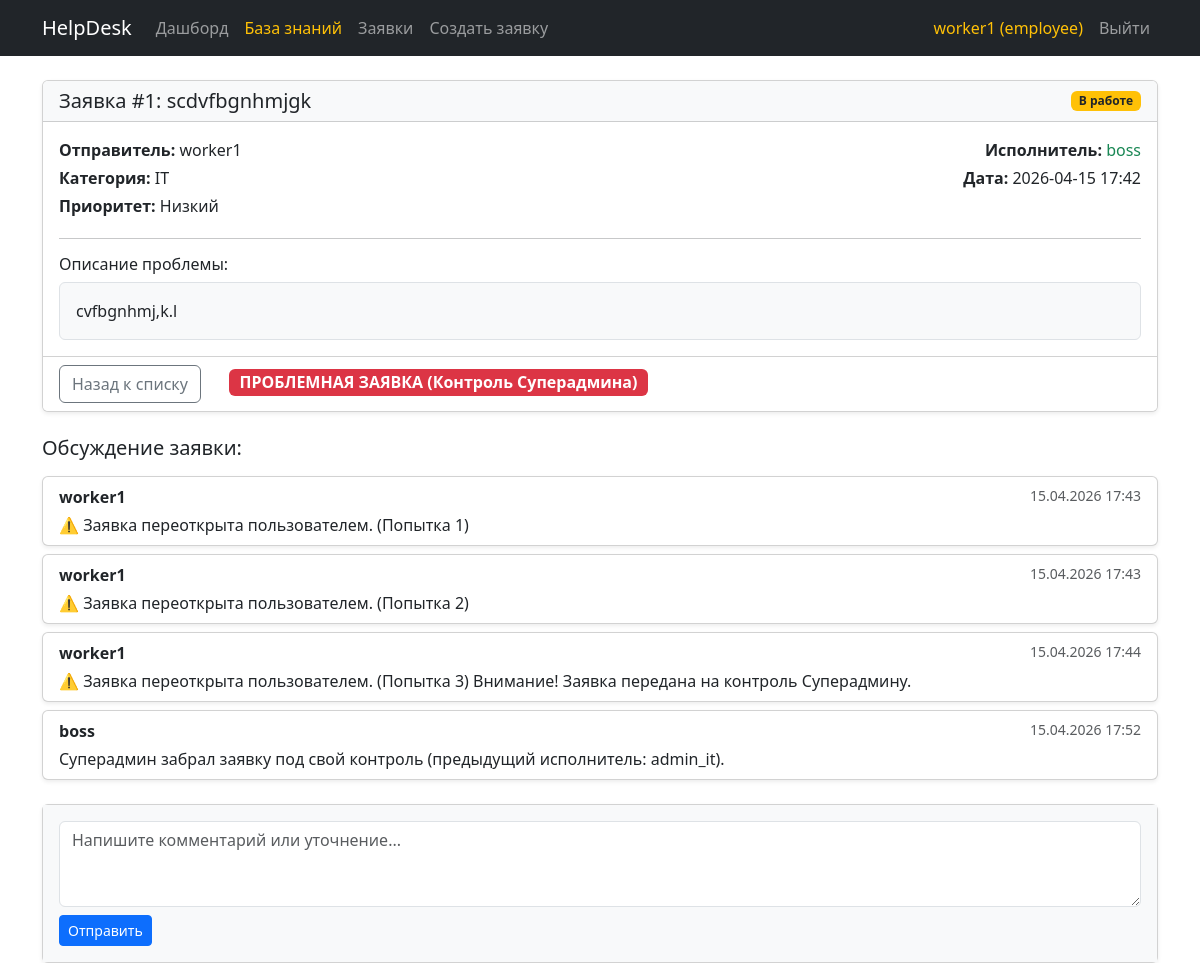
Before: /tickets/1 (signed in) with the older database file.
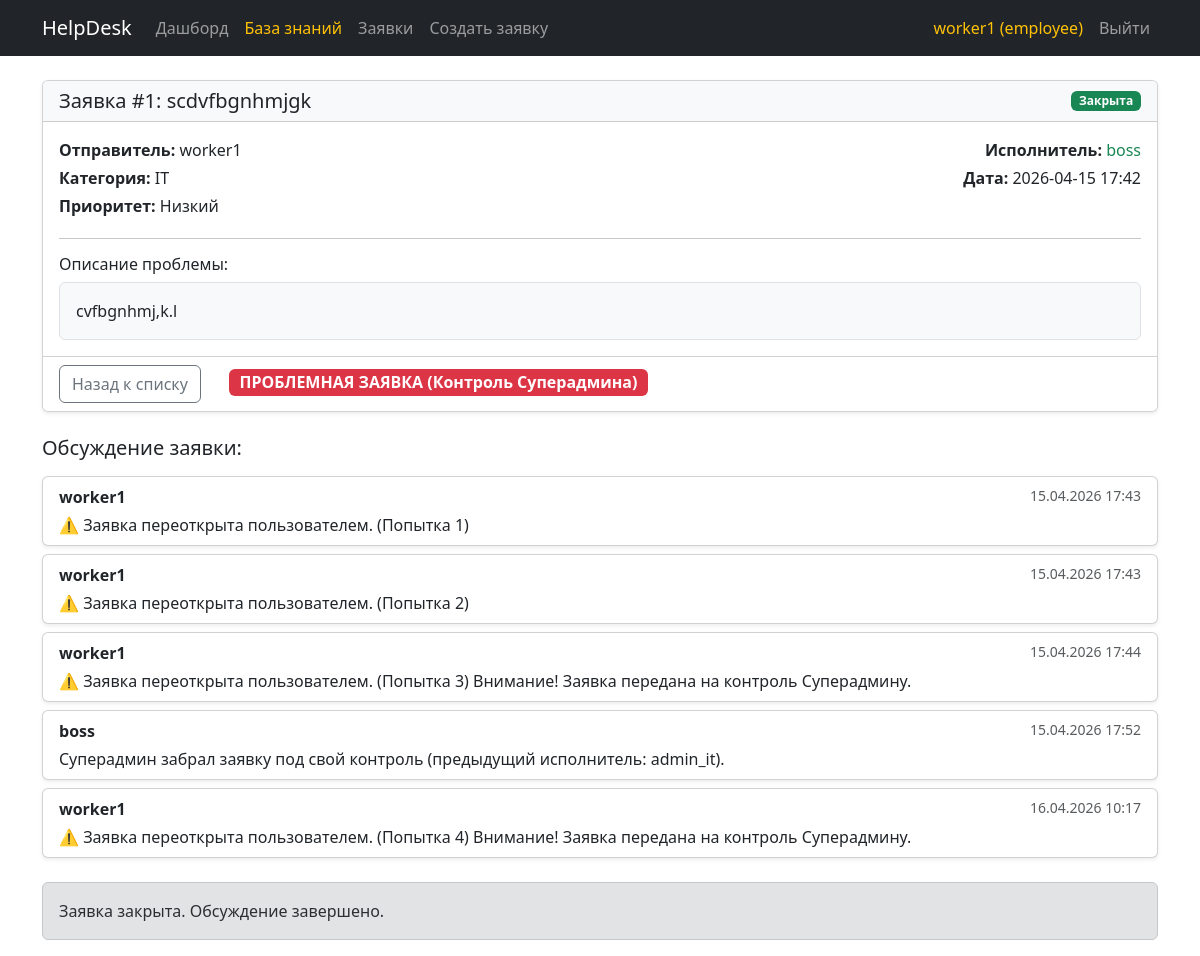
After: the same page with the newer database file.
### app/models.py (models this page shows, shortened)
class User(UserMixin, db.Model):
    id = db.Column(db.Integer, primary_key=True)
    username = db.Column(db.String(64), index=True, unique=True, nullable=False)
    email = db.Column(db.String(120), unique=True, nullable=False)  # Новое поле
    phone = db.Column(db.String(20), nullable=False)                # Новое поле
    password_hash = db.Column(db.String(128))
    role = db.Column(db.String(20), default='employee') # employee, support, superadmin
    department = db.Column(db.String(50)) # IT, 1C, HR (только для support)
    tickets_created = db.relationship('Ticket', foreign_keys='Ticket.creator_id', backref='creator', lazy='dynamic')
    tickets_assigned = db.relationship('Ticket', foreign_keys='Ticket.assignee_id', backref='assignee', lazy='dynamic')

class Ticket(db.Model):
    id = db.Column(db.Integer, primary_key=True)
    title = db.Column(db.String(100), nullable=False)
    description = db.Column(db.Text, nullable=False)
    category = db.Column(db.String(50), nullable=False)
    priority = db.Column(db.String(20), default='Средний')
    status = db.Column(db.String(20), default='Новая')
    reopen_count = db.Column(db.Integer, default=0)
    created_at = db.Column(db.DateTime, index=True, default=datetime.utcnow)
    creator_id = db.Column(db.Integer, db.ForeignKey('user.id'), nullable=False)
    assignee_id = db.Column(db.Integer, db.ForeignKey('user.id'), nullable=True)
    comments = db.relationship('Comment', backref='ticket', lazy='dynamic', cascade='all, delete')

class Comment(db.Model):
    id = db.Column(db.Integer, primary_key=True)
    text = db.Column(db.Text, nullable=False)
    created_at = db.Column(db.DateTime, default=datetime.utcnow)
    author_id = db.Column(db.Integer, db.ForeignKey('user.id'), nullable=False)
    ticket_id = db.Column(db.Integer, db.ForeignKey('ticket.id'), nullable=False)
    author = db.relationship('User', backref='comments')

### app/routes/tickets.py (the view, shortened to what this page needs)
@tickets_bp.route('/<int:id>', methods=['GET', 'POST'])
@login_required
def detail(id):
    ticket = Ticket.query.get_or_404(id)
    form = CommentForm()
    comments = ticket.comments.order_by(Comment.created_at.asc()).all()
    return render_template('tickets/detail.html', ticket=ticket, form=form, comments=comments)

### app/forms.py
class CommentForm(FlaskForm):
    text = TextAreaField('Написать комментарий...', validators=[DataRequired()])
    submit = SubmitField('Отправить')

### app/models.py (called while the page is built)
@login_manager.user_loader
def load_user(id):
    return User.query.get(int(id))

### app/templates/tickets/detail.html (shortened to what this page needs)
{% extends "base.html" %}
{% block content %}
<div class="card shadow-sm mb-4">
    <div class="card-header d-flex justify-content-between align-items-center bg-light">
        <h5 class="mb-0">Заявка #{{ ticket.id }}: {{ ticket.title }}</h5>
        <span class="badge
            {% if ticket.status == 'Новая' %}bg-danger
            {% elif ticket.status == 'В работе' %}bg-warning text-dark
            {% elif ticket.status == 'Решена' %}bg-info
            {% else %}bg-success{% endif %}">
            {{ ticket.status }}
        </span>
    </div>
    <div class="card-body">
        <div class="row mb-3">
                    <div class="col-md-6">
                        <p class="mb-1"><strong>Отправитель:</strong> {{ ticket.creator.username }}</p>
                        <p class="mb-1"><strong>Категория:</strong> {{ ticket.category }}</p>
                        <p class="mb-1"><strong>Приоритет:</strong>
                            <span class="{% if ticket.priority == 'Критический' %}text-danger fw-bold{% elif ticket.priority == 'Высокий' %}text-warning fw-bold{% endif %}">
                                {{ ticket.priority }}
                            </span>
                        </p>
                    </div>
                    <div class="col-md-6 text-md-end">
                        <p class="mb-1"><strong>Исполнитель:</strong>
                            {% if ticket.assignee %}
                                <span class="text-success">{{ ticket.assignee.username }}</span>
                            {% else %}
                                <span class="text-muted">Не назначен</span>
                            {% endif %}
                        </p>
                        <p class="mb-1"><strong>Дата:</strong> {{ ticket.created_at.strftime('%Y-%m-%d %H:%M') }}</p>
                    </div>
                </div>
        <hr>
        <h6>Описание проблемы:</h6>
        <p class="card-text bg-light p-3 rounded border" style="white-space: pre-wrap;">{{ ticket.description }}</p>
    </div>
    <div class="card-footer bg-white">
        <a href="{{ url_for('tickets.list_tickets') }}" class="btn btn-outline-secondary me-2">Назад к списку</a>
        {% if ticket.reopen_count >= 3 %}
            <span class="badge bg-danger ms-3 fs-6"> ПРОБЛЕМНАЯ ЗАЯВКА (Контроль Суперадмина)</span>
        {% endif %}
    </div>
</div>
<h5 class="mb-3">Обсуждение заявки:</h5>
<div class="mb-4">
    {% if not comments %}
        <p class="text-muted">Комментариев пока нет.</p>
    {% else %}
        {% for comment in comments %}
            <div class="card mb-2 {% if comment.author.role == 'support' %}border-info{% endif %} shadow-sm">
                <div class="card-body py-2">
                    <div class="d-flex justify-content-between">
                        <strong>
                            {{ comment.author.username }}
                        </strong>
                        <small class="text-muted">{{ comment.created_at.strftime('%d.%m.%Y %H:%M') }}</small>
                    </div>
                    <p class="mb-0 mt-1" style="white-space: pre-wrap;">{{ comment.text }}</p>
                </div>
            </div>
        {% endfor %}
    {% endif %}
</div>
{% if ticket.status != 'Закрыта' %}
<div class="card shadow-sm">
    <div class="card-body bg-light">
        <form method="POST">
            <div class="mb-2">
                {{ form.text(class="form-control", rows=3, placeholder="Напишите комментарий или уточнение...") }}
            </div>
            {{ form.submit(class="btn btn-primary btn-sm") }}
        </form>
    </div>
</div>
{% else %}
    <div class="alert alert-secondary">Заявка закрыта. Обсуждение завершено.</div>
{% endif %}
{% endblock %}

### app/templates/base.html (shortened to what this page needs)
<!DOCTYPE html>
<html lang="ru">
<head>
    <link href="https://cdn.jsdelivr.net/npm/bootstrap@5.3.0/dist/css/bootstrap.min.css" rel="stylesheet">
    <link rel="stylesheet" href="{{ url_for('static', filename='css/style.css') }}">
</head>
<body>
    <nav class="navbar navbar-expand-lg navbar-dark bg-dark">
        <div class="container">
            <a class="navbar-brand" href="{{ url_for('main.index') }}">HelpDesk</a>
            <div class="collapse navbar-collapse">
                <ul class="navbar-nav me-auto">
                    {% if current_user.is_authenticated %}
                        <li class="nav-item"><a class="nav-link" href="{{ url_for('main.dashboard') }}">Дашборд</a></li>
                        <li class="nav-item"><a class="nav-link text-warning" href="{{ url_for('knowledge.list_articles') }}">База знаний</a></li>
                        <li class="nav-item"><a class="nav-link" href="{{ url_for('tickets.list_tickets') }}">Заявки</a></li>
                        {% if current_user.role == 'employee' %}
                            <li class="nav-item"><a class="nav-link" href="{{ url_for('tickets.create') }}">Создать заявку</a></li>
                        {% endif %}
                    {% endif %}
                </ul>
                <ul class="navbar-nav ms-auto">
                    {% if current_user.is_authenticated %}
                        <li class="nav-item"><span class="nav-link text-warning">{{ current_user.username }} ({{ current_user.role }})</span></li>
                        <li class="nav-item"><a class="nav-link" href="{{ url_for('auth.logout') }}">Выйти</a></li>
                    {% else %}
                        <li class="nav-item"><a class="nav-link" href="{{ url_for('auth.login') }}">Войти</a></li>
                    {% endif %}
                </ul>
            </div>
        </div>
    </nav>
    <div class="container mt-4">
        {% block content %}{% endblock %}
    </div>
</body>
</html>

Changed rows visible on the page:
changed Ticket "scdvfbgnhmjgk": status "В работе" → "Закрыта"
added Comment: author.username "worker1", created_at "16.04.2026 10:17", text "⚠️ Заявка переоткрыта пользователем. (Попытка 4) Внимание! Заявка передана на контроль Суперадмину."
Other visible differences:
form field submit: "Отправить" → (not shown)
text now shown: "Заявка закрыта. Обсуждение завершено."
